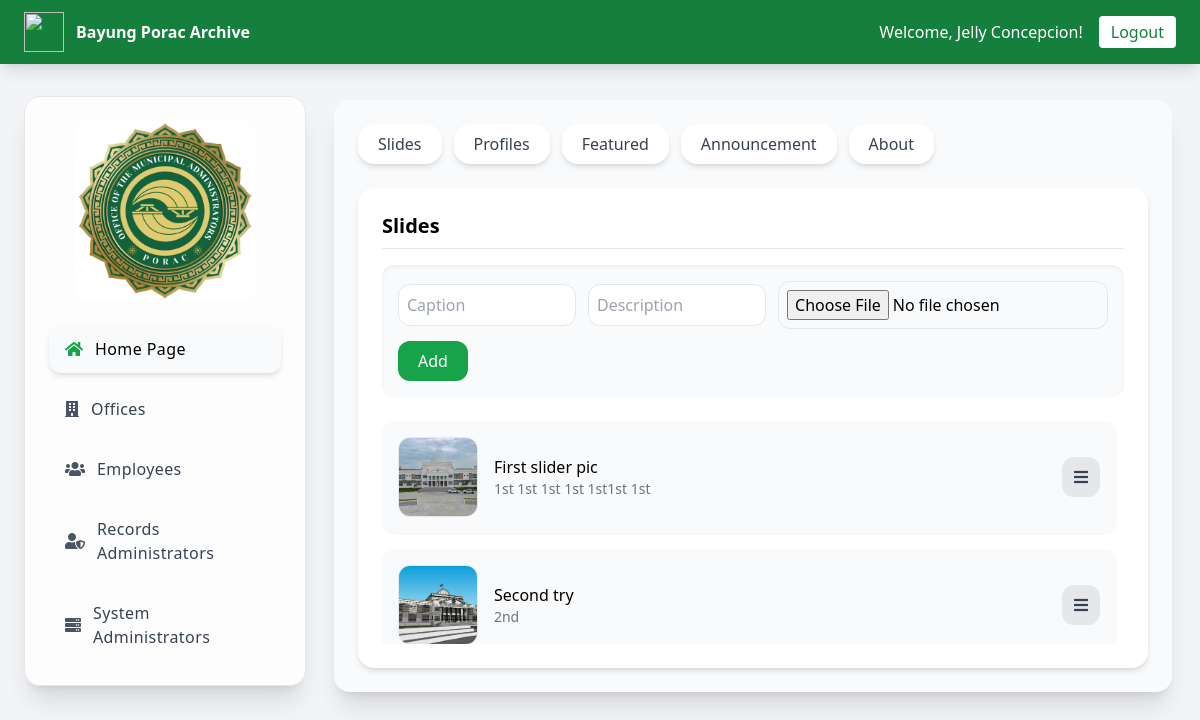
The page /system-administrator/homepage_management.php (signed in) on the database as committed earlier.
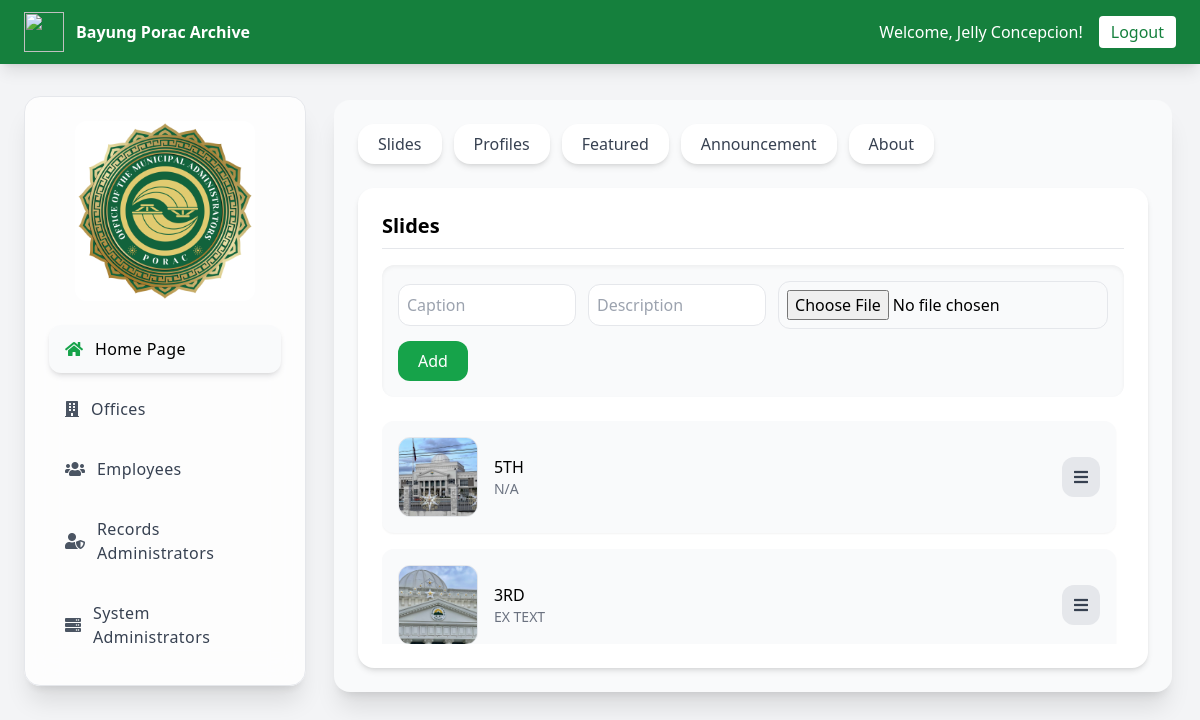
The same page on the database as committed later.
### tables this page shows
CREATE TABLE `homepage_slides` (
  `slide_id` int(11) NOT NULL,
  `image` varchar(255) DEFAULT NULL,
  `caption` varchar(255) DEFAULT NULL,
  `description` text DEFAULT NULL,
  `status` enum('Active','Inactive') DEFAULT 'Active'
);

### system-administrator/homepage_management.php (the view, shortened to what the changed rows need)
<!DOCTYPE html>
<html lang="en">
<?php
require_once("../include/connection.php");
$slides = mysqli_query($conn,"SELECT * FROM homepage_slides ORDER BY slide_id DESC");
?>
<head>
<script src="https://cdn.tailwindcss.com"></script>
<link rel="stylesheet" href="https://cdnjs.cloudflare.com/ajax/libs/font-awesome/5.15.4/css/all.min.css"/>
</head>
<body class="bg-gray-100">
<nav class="fixed top-0 w-full bg-green-700 shadow-lg z-50">
  <div class="flex justify-between items-center h-16 px-6">
    <div class="flex items-center space-x-3">
      <h1 class="text-white font-semibold">Bayung Porac Archive</h1>
    </div>
  </div>
</nav>
<div class="mt-24 px-6 flex gap-6">
<div class="w-3/4 p-1 h-[calc(79vh-2rem)]">
  <div class="p-6 bg-gray-50 rounded-2xl shadow-xl h-full flex flex-col">
 <div id="slides" class="tab-content bg-white p-6 rounded-2xl shadow-md flex flex-col flex-1 overflow-hidden">
    <h2 class="font-semibold text-xl mb-4 border-b pb-2">Slides</h2>
    <div class="space-y-4 overflow-y-auto flex-1 pr-2">
      <?php while($row = mysqli_fetch_assoc($slides)) { ?>
        <div class="flex flex-wrap items-center justify-between bg-gray-50 p-4 rounded-xl shadow-sm hover:shadow-md transition-all">
          <div class="flex items-center gap-4">
            <img src="../uploads/slides/<?php echo $row['image']; ?>" class="w-20 h-20 object-cover rounded-xl border">
            <div>
              <p class="font-medium"><?php echo $row['caption']; ?></p>
              <p class="text-gray-500 text-sm"><?php echo $row['description']; ?></p>
            </div>
          </div>
          <div class="relative inline-block text-left mt-2 sm:mt-0">
  <button onclick="toggleSlideMenu(<?php echo $row['slide_id']; ?>)"
          class="bg-gray-200 hover:bg-gray-300 text-gray-700 px-3 py-2 rounded-xl transition">
    <i class="fas fa-bars"></i>
  </button>
</div>
        </div>
      <?php } ?>
    </div>
</div>
</body>
</html>

Rows that differ between the two databases and show on the page:
no longer on this page (row unchanged): homepage_slides: image (picture), caption "First slider pic", description "1st 1st 1st 1st 1st1st 1st"
no longer on this page (row edited): homepage_slides: image (picture), caption "Second try", description "2nd"
added homepage_slides: image (picture), caption "5TH", description "N/A"
added homepage_slides: image (picture), caption "3RD", description "EX TEXT"
